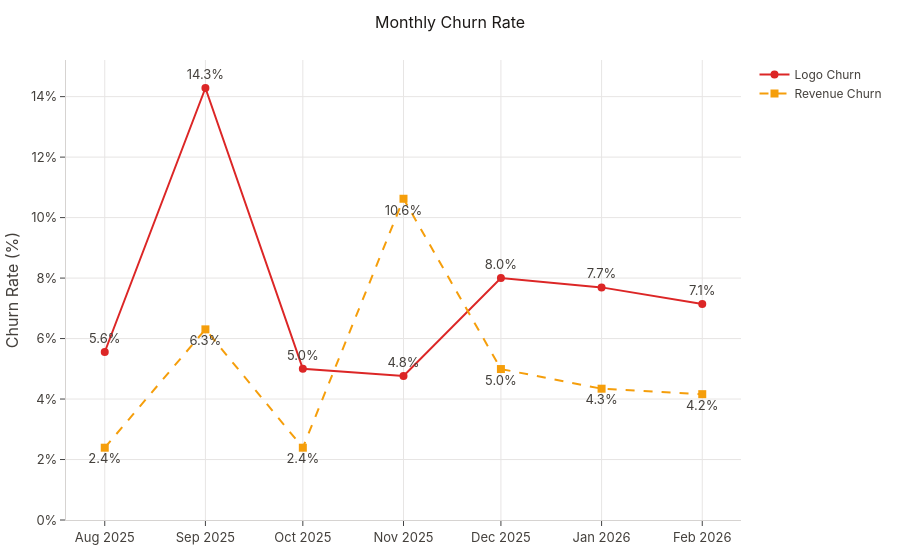

Source (notebook cell):
### Code cell
reports.churn.plot_timeline(churn_df)

### Figure 1 — Plotly figure (JSON) as saved in the notebook; plotly's stock layout.template omitted (floating-point values rounded to 4 significant figures)
{"data": [{"line": {"color": "#DC2626", "width": 2}, "marker": {"size": 8}, "mode": "lines+markers+text", "name": "Logo Churn", "text": ["5.6%", "14.3%", "5.0%", "4.8%", "8.0%", "7.7%", "7.1%"], "textposition": "top center", "type": "scatter", "x": ["2025-08", "2025-09", "2025-10", "2025-11", "2025-12", "2026-01", "2026-02"], "y": [5.556, 14.29, 5.0, 4.762, 8.0, 7.692, 7.143]}, {"line": {"color": "#F59E0B", "dash": "dash", "width": 2}, "marker": {"size": 8, "symbol": "square"}, "mode": "lines+markers+text", "name": "Revenue Churn", "text": ["2.4%", "6.3%", "2.4%", "10.6%", "5.0%", "4.3%", "4.2%"], "textposition": "bottom center", "type": "scatter", "x": ["2025-08", "2025-09", "2025-10", "2025-11", "2025-12", "2026-01", "2026-02"], "y": [2.391, 6.304, 2.391, 10.62, 4.992, 4.342, 4.161]}], "layout": {"title": {"text": "Monthly Churn Rate"}, "yaxis": {"rangemode": "tozero", "ticksuffix": "%", "title": {"text": "Churn Rate (%)"}}}}
